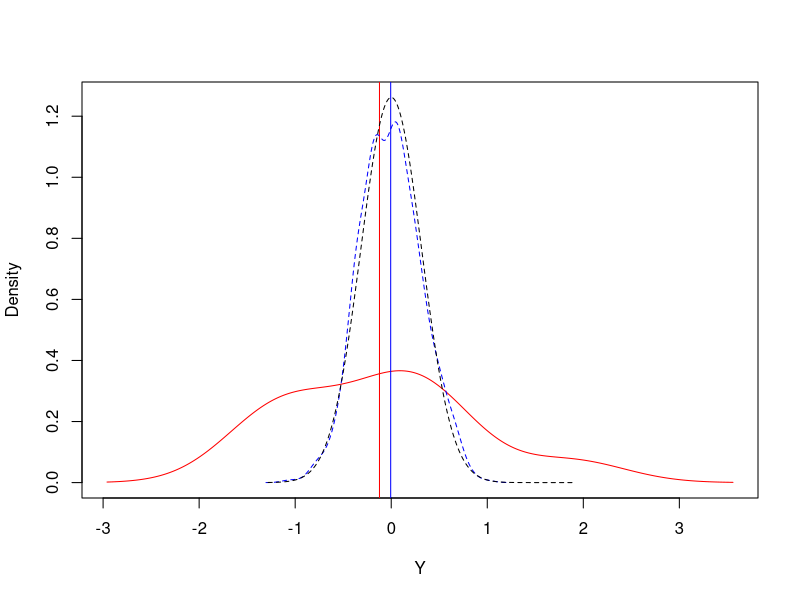

Here is the R script that generated this plot:
n  = 10
Y  = rnorm(n)

plot(density(Y)$x,density(Y)$y,
     type='l',col='red',
     ylim=c(0,dnorm(0,sd=1/sqrt(n))),
     xlab='Y',ylab='Density')
abline(v=mean(Y),col='red')
yGrid = seq(min(Y),max(Y),length=1000)


nSamples = 1000
YmeanVec = rep(0,nSamples)
for(iter in 1:nSamples){
  Y = rnorm(n)
  YmeanVec[iter] = mean(Y)
}

lines(density(YmeanVec)$x,density(YmeanVec)$y,
      col='blue',lty=2)
abline(v=mean(YmeanVec),col='blue')
lines(yGrid,dnorm(yGrid,sd=1/sqrt(n)),col='black',lty=2)
